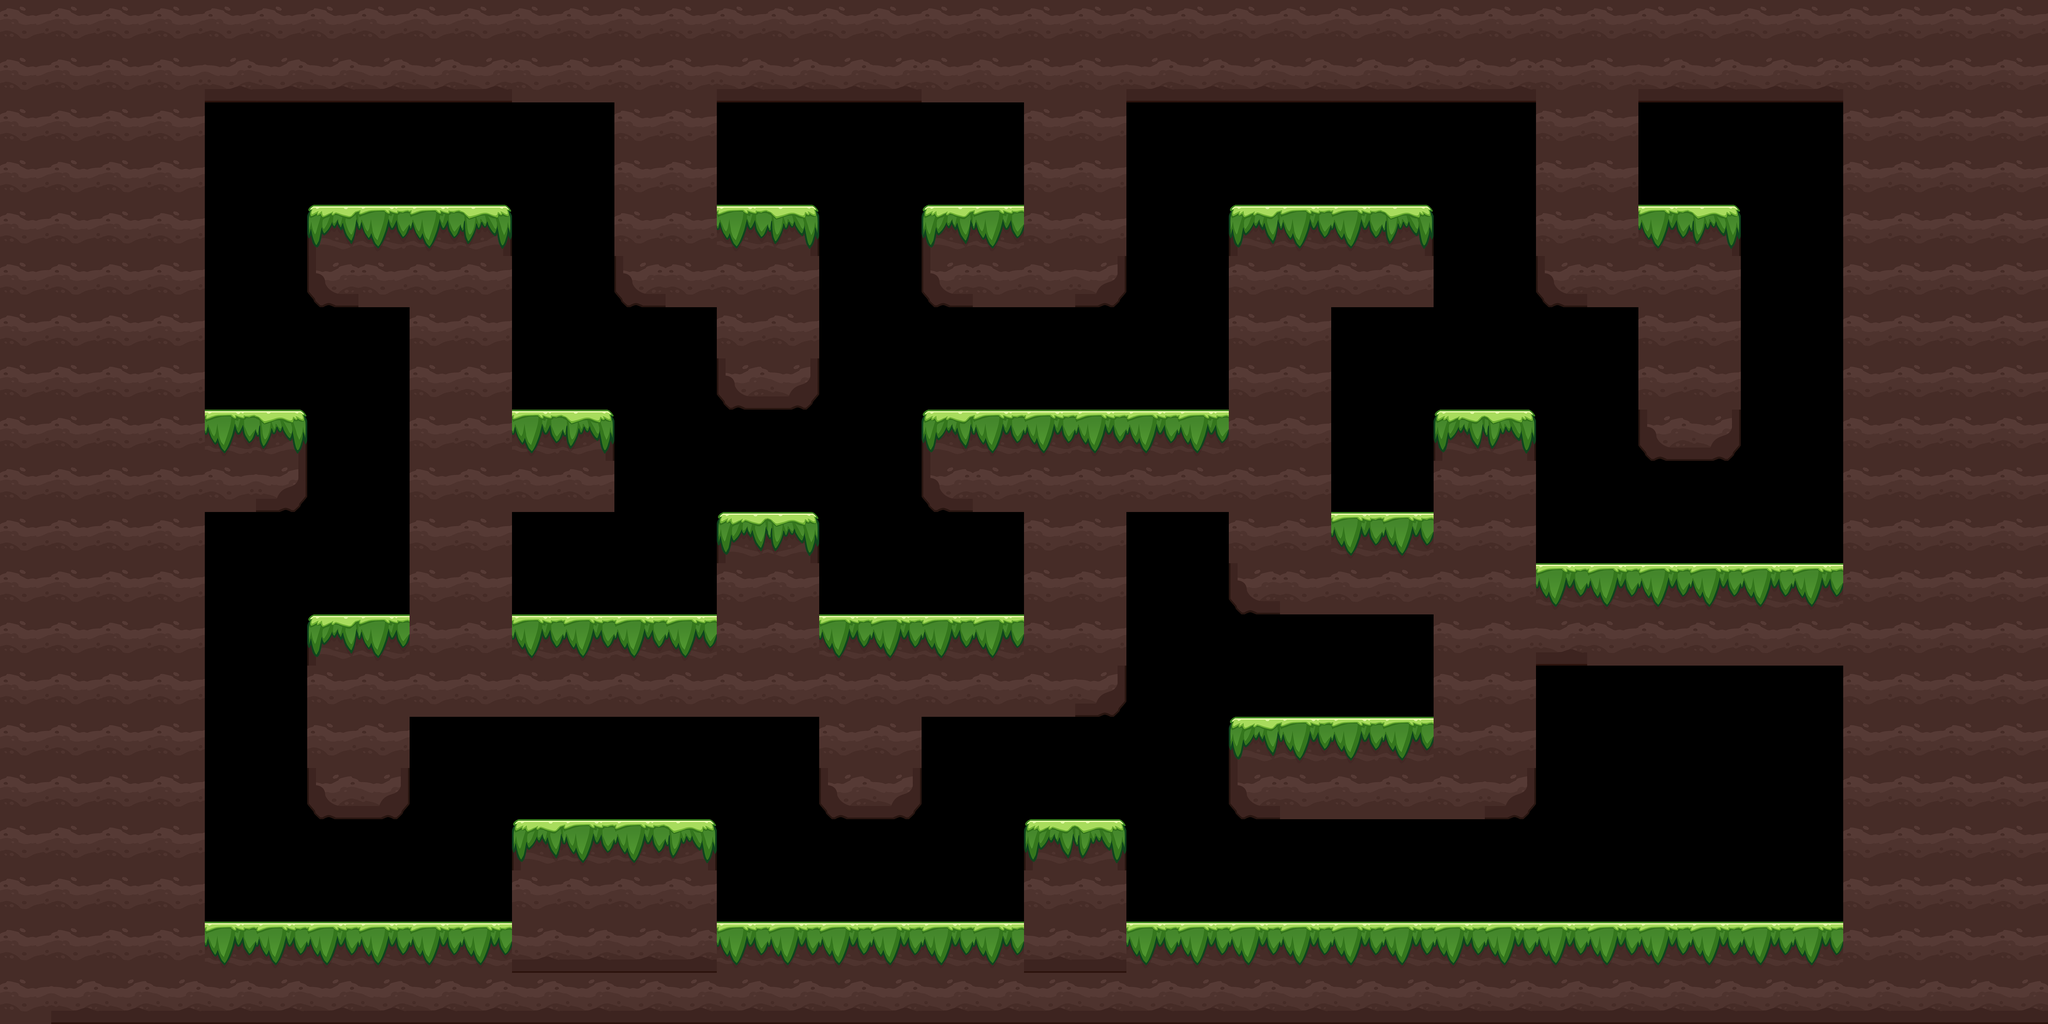

A 2D game scene composited from a Tiled map and its tileset images. What follows is a short description and the map's XML, with every tile layer's data as written:
An orthogonal 40x20 tile map with 128x128 px tiles, 1 tile layer (ground).

<map version="1.10" tiledversion="1.10.2" orientation="orthogonal" renderorder="right-down" width="40" height="20" tilewidth="128" tileheight="128" infinite="0" nextlayerid="5" nextobjectid="1">
 <tileset firstgid="1" name="Tile" tilewidth="128" tileheight="128" tilecount="11" columns="0">
  <grid orientation="orthogonal" width="1" height="1" />
  <tile id="0">
   <image width="128" height="128" source="tile/spring/ground-left-fix.png" />
  </tile>
  <tile id="1">
   <image width="128" height="128" source="tile/spring/ground-right.png" />
  </tile>
  <tile id="2">
   <image width="128" height="128" source="tile/spring/ground-right-fix.png" />
  </tile>
  <tile id="3">
   <image width="128" height="128" source="tile/spring/ground-top-center.png" />
  </tile>
  <tile id="4">
   <image width="128" height="128" source="tile/spring/ground-bot-center.png" />
  </tile>
  <tile id="5">
   <image width="128" height="128" source="tile/spring/ground-bot-corner-left.png" />
  </tile>
  <tile id="6">
   <image width="128" height="128" source="tile/spring/ground-bot-corner-right.png" />
  </tile>
  <tile id="7">
   <image width="128" height="128" source="tile/spring/ground-center.png" />
  </tile>
  <tile id="8">
   <image width="128" height="128" source="tile/spring/ground-corner-top-left.png" />
  </tile>
  <tile id="9">
   <image width="128" height="128" source="tile/spring/ground-corner-top-right.png" />
  </tile>
  <tile id="10">
   <image width="128" height="128" source="tile/spring/ground-left.png" />
  </tile>
 </tileset>
 <layer id="4" name="ground" width="40" height="20">
  <data encoding="csv">
8,8,8,8,8,8,8,8,8,8,8,8,8,8,8,8,8,8,8,8,8,8,8,8,8,8,8,8,8,8,8,8,8,8,8,8,8,8,8,8,
8,8,8,8,5,5,5,5,5,5,8,8,8,8,5,5,5,5,8,8,8,8,5,5,5,5,5,5,5,5,8,8,5,5,5,5,8,8,8,8,
8,8,8,8,0,0,0,0,0,0,0,0,8,8,0,0,0,0,0,0,8,8,0,0,0,0,0,0,0,0,8,8,0,0,0,0,8,8,8,8,
8,8,8,8,0,0,0,0,0,0,0,0,8,8,0,0,0,0,0,0,8,8,0,0,0,0,0,0,0,0,8,8,0,0,0,0,8,8,8,8,
8,8,8,8,0,0,9,4,4,10,0,0,8,8,4,10,0,0,9,4,8,8,0,0,9,4,4,10,0,0,8,8,4,10,0,0,8,8,8,8,
8,8,8,8,0,0,6,8,8,8,0,0,6,8,8,8,0,0,6,8,8,7,0,0,8,8,8,8,0,0,6,8,8,8,0,0,8,8,8,8,
8,8,8,8,0,0,0,0,8,8,0,0,0,0,8,8,0,0,0,0,0,0,0,0,8,8,0,0,0,0,0,0,8,8,0,0,8,8,8,8,
8,8,8,8,0,0,0,0,8,8,0,0,0,0,6,7,0,0,0,0,0,0,0,0,8,8,0,0,0,0,0,0,8,8,0,0,8,8,8,8,
8,8,8,8,4,10,0,0,8,8,4,10,0,0,0,0,0,0,9,4,4,4,4,4,8,8,0,0,9,10,0,0,6,7,0,0,8,8,8,8,
8,8,8,8,8,7,0,0,8,8,8,8,0,0,0,0,0,0,6,8,8,8,8,8,8,8,0,0,8,8,0,0,0,0,0,0,8,8,8,8,
8,8,8,8,0,0,0,0,8,8,0,0,0,0,9,10,0,0,0,0,8,8,0,0,8,8,4,4,8,8,0,0,0,0,0,0,8,8,8,8,
8,8,8,8,0,0,0,0,8,8,0,0,0,0,8,8,0,0,0,0,8,8,0,0,6,8,8,8,8,8,4,4,4,4,4,4,8,8,8,8,
8,8,8,8,0,0,9,4,8,8,4,4,4,4,8,8,4,4,4,4,8,8,0,0,0,0,0,0,8,8,5,8,8,8,8,8,8,8,8,8,
8,8,8,8,0,0,8,8,8,8,8,8,8,8,8,8,8,8,8,8,8,7,0,0,0,0,0,0,8,8,0,0,0,0,0,0,8,8,8,8,
8,8,8,8,0,0,8,8,0,0,0,0,0,0,0,0,8,8,0,0,0,0,0,0,9,4,4,4,8,8,0,0,0,0,0,0,8,8,8,8,
8,8,8,8,0,0,6,7,0,0,0,0,0,0,0,0,6,7,0,0,0,0,0,0,6,8,8,8,8,7,0,0,0,0,0,0,8,8,8,8,
8,8,8,8,0,0,0,0,0,0,9,4,4,10,0,0,0,0,0,0,9,10,0,0,0,0,0,0,0,0,0,0,0,0,0,0,8,8,8,8,
8,8,8,8,0,0,0,0,0,0,8,8,8,8,0,0,0,0,0,0,8,8,0,0,0,0,0,0,0,0,0,0,0,0,0,0,8,8,8,8,
8,8,8,8,4,4,4,4,4,4,5,5,5,5,4,4,4,4,4,4,5,5,4,4,4,4,4,4,4,4,4,4,4,4,4,4,8,8,8,8,
8,5,5,5,5,5,5,5,5,5,5,5,5,5,5,5,5,5,5,5,5,5,5,5,5,5,5,5,5,5,5,5,5,5,5,5,5,5,5,5
</data>
 </layer>
</map>
